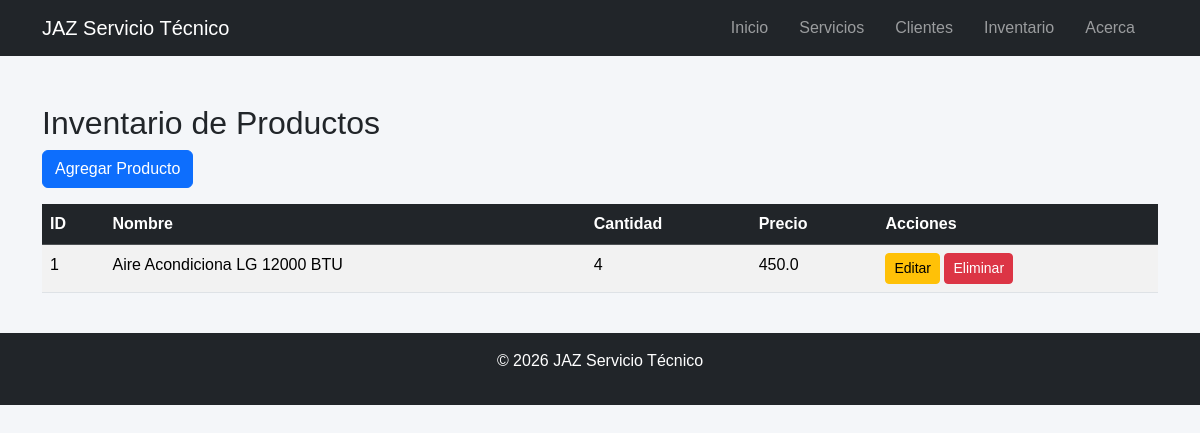
Before: /productos with the older database file.
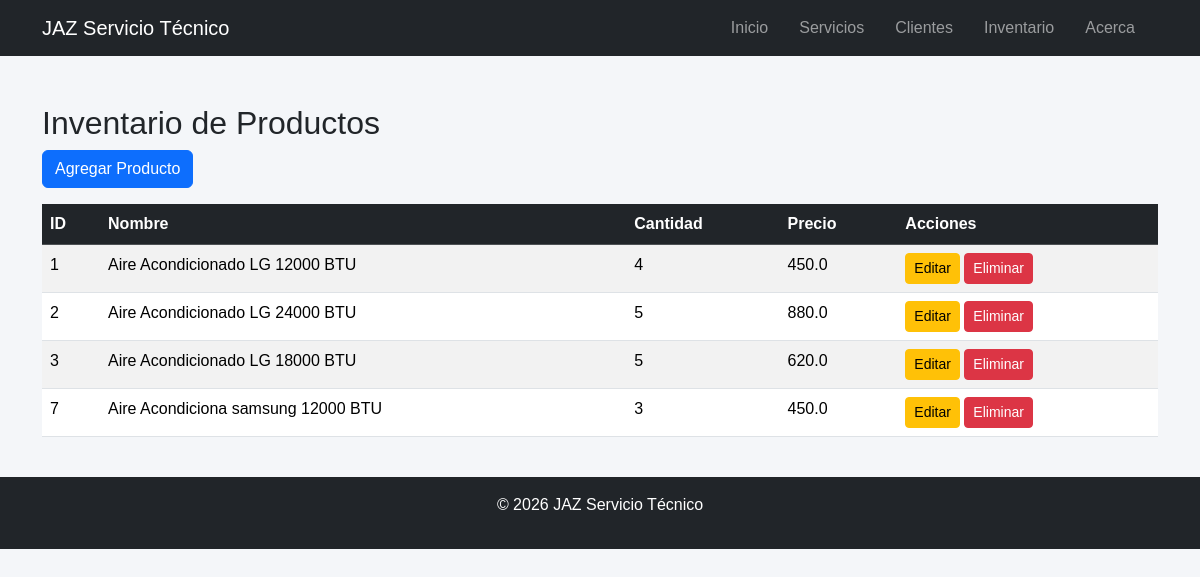
After: the same page with the newer database file.
### tables this page shows
CREATE TABLE productos (
    id INTEGER PRIMARY KEY AUTOINCREMENT,
    nombre TEXT NOT NULL,
    cantidad INTEGER,
    precio REAL
);

### app.py (the view)
@app.route("/productos")
def productos():
    conn = get_connection()
    productos = conn.execute(
        "SELECT * FROM productos"
    ).fetchall()
    conn.close()
    return render_template("productos_listar.html", productos=productos)

### database.py (called while the page is built)
def get_connection():
    conn = sqlite3.connect("inventario.db")
    conn.row_factory = sqlite3.Row
    return conn

### templates/productos_listar.html
{% extends "base.html" %}
{% block content %}
<div class="container mt-5">
<h2>Inventario de Productos</h2>
<a href="/productos/crear" class="btn btn-primary mb-3">
Agregar Producto
</a>
<table class="table table-striped">
<thead class="table-dark">
<tr>
<th>ID</th>
<th>Nombre</th>
<th>Cantidad</th>
<th>Precio</th>
<th>Acciones</th>
</tr>
</thead>
<tbody>
{% for p in productos %}
<tr>
<td>{{p.id}}</td>
<td>{{p.nombre}}</td>
<td>{{p.cantidad}}</td>
<td>{{p.precio}}</td>
<td>
<a href="/productos/editar/{{p.id}}" class="btn btn-warning btn-sm">
Editar
</a>
<a href="/productos/eliminar/{{p.id}}" class="btn btn-danger btn-sm">
Eliminar
</a>
</td>
</tr>
{% endfor %}
</tbody>
</table>
</div>
{% endblock %}

### templates/base.html (shortened to what this page needs)
<!DOCTYPE html>
<html lang="es">
<head>
    <link href="https://cdn.jsdelivr.net/npm/bootstrap@5.3.2/dist/css/bootstrap.min.css" rel="stylesheet">
    <link rel="stylesheet" href="{{ url_for('static', filename='styles.css') }}">
</head>
<body>
<nav class="navbar navbar-expand-md navbar-dark bg-dark sticky-top">
    <div class="container">
        <a class="navbar-brand" href="{{ url_for('index') }}">
            JAZ Servicio Técnico
        </a>
        <div class="collapse navbar-collapse">
            <ul class="navbar-nav ms-auto">
                <li class="nav-item"><a class="nav-link" href="{{ url_for('index') }}">Inicio</a></li>
                <li class="nav-item"><a class="nav-link" href="{{ url_for('servicios') }}">Servicios</a></li>
                <li class="nav-item"><a class="nav-link" href="{{ url_for('clientes') }}">Clientes</a></li>
                <li class="nav-item"><a class="nav-link" href="{{ url_for('productos') }}">Inventario</a></li>
                <li class="nav-item"><a class="nav-link" href="{{ url_for('about') }}">Acerca</a></li>
            </ul>
        </div>
    </div>
</nav>
{% block content %}
{% endblock %}
<footer class="bg-dark text-white text-center py-3">
    <p>&copy; 2026 JAZ Servicio Técnico</p>
</footer>
</body>
</html>

### static/styles.css (style rules this page uses)
body { font-family: Arial, sans-serif; background-color: #f4f6f9; margin: 0; }
nav a { color: white; margin-right: 15px; text-decoration: none; }
footer { background-color: #003366; color: white; padding: 10px; margin-top: 40px; }

Changed rows visible on the page:
changed productos id 1: nombre "Aire Acondiciona LG 12000 BTU" → "Aire Acondicionado LG 12000 BTU"
added productos: id "2", nombre "Aire Acondicionado LG 24000 BTU", cantidad "5", precio "880.0"
added productos: id "3", nombre "Aire Acondicionado LG 18000 BTU", cantidad "5", precio "620.0"
added productos: id "7", nombre "Aire Acondiciona samsung 12000 BTU", cantidad "3", precio "450.0"
